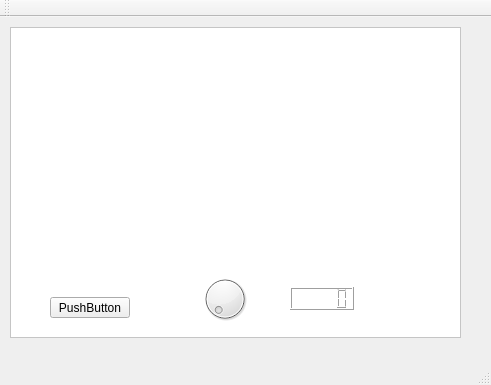
<?xml version="1.0" encoding="UTF-8"?>
<ui version="4.0">
 <class>MainWindow</class>
 <widget class="QMainWindow" name="MainWindow">
  <property name="geometry">
   <rect>
    <x>0</x>
    <y>0</y>
    <width>491</width>
    <height>385</height>
   </rect>
  </property>
  <property name="windowTitle">
   <string>MainWindow</string>
  </property>
  <widget class="QWidget" name="centralWidget">
   <widget class="QPushButton" name="pushButton">
    <property name="geometry">
     <rect>
      <x>50</x>
      <y>280</y>
      <width>80</width>
      <height>21</height>
     </rect>
    </property>
    <property name="text">
     <string>PushButton</string>
    </property>
   </widget>
   <widget class="QDial" name="dial">
    <property name="geometry">
     <rect>
      <x>200</x>
      <y>250</y>
      <width>50</width>
      <height>64</height>
     </rect>
    </property>
   </widget>
   <widget class="QLCDNumber" name="lcdNumber">
    <property name="geometry">
     <rect>
      <x>290</x>
      <y>270</y>
      <width>64</width>
      <height>23</height>
     </rect>
    </property>
   </widget>
   <widget class="QGraphicsView" name="graphicsView">
    <property name="enabled">
     <bool>true</bool>
    </property>
    <property name="geometry">
     <rect>
      <x>10</x>
      <y>10</y>
      <width>451</width>
      <height>311</height>
     </rect>
    </property>
    <property name="palette">
     <palette>
      <active>
       <colorrole role="WindowText">
        <brush brushstyle="SolidPattern">
         <color alpha="255">
          <red>0</red>
          <green>0</green>
          <blue>0</blue>
         </color>
        </brush>
       </colorrole>
       <colorrole role="Button">
        <brush brushstyle="SolidPattern">
         <color alpha="255">
          <red>255</red>
          <green>255</green>
          <blue>255</blue>
         </color>
        </brush>
       </colorrole>
       <colorrole role="Light">
        <brush brushstyle="SolidPattern">
         <color alpha="255">
          <red>255</red>
          <green>255</green>
          <blue>255</blue>
         </color>
        </brush>
       </colorrole>
       <colorrole role="Midlight">
        <brush brushstyle="SolidPattern">
         <color alpha="255">
          <red>255</red>
          <green>255</green>
          <blue>255</blue>
         </color>
        </brush>
       </colorrole>
       <colorrole role="Dark">
        <brush brushstyle="SolidPattern">
         <color alpha="255">
          <red>127</red>
          <green>127</green>
          <blue>127</blue>
         </color>
        </brush>
       </colorrole>
       <colorrole role="Mid">
        <brush brushstyle="SolidPattern">
         <color alpha="255">
          <red>170</red>
          <green>170</green>
          <blue>170</blue>
         </color>
        </brush>
       </colorrole>
       <colorrole role="Text">
        <brush brushstyle="SolidPattern">
         <color alpha="255">
          <red>0</red>
          <green>0</green>
          <blue>0</blue>
         </color>
        </brush>
       </colorrole>
       <colorrole role="BrightText">
        <brush brushstyle="SolidPattern">
         <color alpha="255">
          <red>255</red>
          <green>255</green>
          <blue>255</blue>
         </color>
        </brush>
       </colorrole>
       <colorrole role="ButtonText">
        <brush brushstyle="SolidPattern">
         <color alpha="255">
          <red>0</red>
          <green>0</green>
          <blue>0</blue>
         </color>
        </brush>
       </colorrole>
       <colorrole role="Base">
        <brush brushstyle="SolidPattern">
         <color alpha="255">
          <red>255</red>
          <green>255</green>
          <blue>255</blue>
         </color>
        </brush>
       </colorrole>
       <colorrole role="Window">
        <brush brushstyle="SolidPattern">
         <color alpha="255">
          <red>255</red>
          <green>255</green>
          <blue>255</blue>
         </color>
        </brush>
       </colorrole>
       <colorrole role="Shadow">
        <brush brushstyle="SolidPattern">
         <color alpha="255">
          <red>0</red>
          <green>0</green>
          <blue>0</blue>
         </color>
        </brush>
       </colorrole>
       <colorrole role="AlternateBase">
        <brush brushstyle="SolidPattern">
         <color alpha="255">
          <red>255</red>
          <green>255</green>
          <blue>255</blue>
         </color>
        </brush>
       </colorrole>
       <colorrole role="ToolTipBase">
        <brush brushstyle="SolidPattern">
         <color alpha="255">
          <red>255</red>
          <green>255</green>
          <blue>220</blue>
         </color>
        </brush>
       </colorrole>
       <colorrole role="ToolTipText">
        <brush brushstyle="SolidPattern">
         <color alpha="255">
          <red>0</red>
          <green>0</green>
          <blue>0</blue>
         </color>
        </brush>
       </colorrole>
       <colorrole role="PlaceholderText">
        <brush brushstyle="NoBrush">
         <color alpha="128">
          <red>0</red>
          <green>0</green>
          <blue>0</blue>
         </color>
        </brush>
       </colorrole>
      </active>
      <inactive>
       <colorrole role="WindowText">
        <brush brushstyle="SolidPattern">
         <color alpha="255">
          <red>0</red>
          <green>0</green>
          <blue>0</blue>
         </color>
        </brush>
       </colorrole>
       <colorrole role="Button">
        <brush brushstyle="SolidPattern">
         <color alpha="255">
          <red>255</red>
          <green>255</green>
          <blue>255</blue>
         </color>
        </brush>
       </colorrole>
       <colorrole role="Light">
        <brush brushstyle="SolidPattern">
         <color alpha="255">
          <red>255</red>
          <green>255</green>
          <blue>255</blue>
         </color>
        </brush>
       </colorrole>
       <colorrole role="Midlight">
        <brush brushstyle="SolidPattern">
         <color alpha="255">
          <red>255</red>
          <green>255</green>
          <blue>255</blue>
         </color>
        </brush>
       </colorrole>
       <colorrole role="Dark">
        <brush brushstyle="SolidPattern">
         <color alpha="255">
          <red>127</red>
          <green>127</green>
          <blue>127</blue>
         </color>
        </brush>
       </colorrole>
       <colorrole role="Mid">
        <brush brushstyle="SolidPattern">
         <color alpha="255">
          <red>170</red>
          <green>170</green>
          <blue>170</blue>
         </color>
        </brush>
       </colorrole>
       <colorrole role="Text">
        <brush brushstyle="SolidPattern">
         <color alpha="255">
          <red>0</red>
          <green>0</green>
          <blue>0</blue>
         </color>
        </brush>
       </colorrole>
       <colorrole role="BrightText">
        <brush brushstyle="SolidPattern">
         <color alpha="255">
          <red>255</red>
          <green>255</green>
          <blue>255</blue>
         </color>
        </brush>
       </colorrole>
       <colorrole role="ButtonText">
        <brush brushstyle="SolidPattern">
         <color alpha="255">
          <red>0</red>
          <green>0</green>
          <blue>0</blue>
         </color>
        </brush>
       </colorrole>
       <colorrole role="Base">
        <brush brushstyle="SolidPattern">
         <color alpha="255">
          <red>255</red>
          <green>255</green>
          <blue>255</blue>
         </color>
        </brush>
       </colorrole>
       <colorrole role="Window">
        <brush brushstyle="SolidPattern">
         <color alpha="255">
          <red>255</red>
          <green>255</green>
          <blue>255</blue>
         </color>
        </brush>
       </colorrole>
       <colorrole role="Shadow">
        <brush brushstyle="SolidPattern">
         <color alpha="255">
          <red>0</red>
          <green>0</green>
          <blue>0</blue>
         </color>
        </brush>
       </colorrole>
       <colorrole role="AlternateBase">
        <brush brushstyle="SolidPattern">
         <color alpha="255">
          <red>255</red>
          <green>255</green>
          <blue>255</blue>
         </color>
        </brush>
       </colorrole>
       <colorrole role="ToolTipBase">
        <brush brushstyle="SolidPattern">
         <color alpha="255">
          <red>255</red>
          <green>255</green>
          <blue>220</blue>
         </color>
        </brush>
       </colorrole>
       <colorrole role="ToolTipText">
        <brush brushstyle="SolidPattern">
         <color alpha="255">
          <red>0</red>
          <green>0</green>
          <blue>0</blue>
         </color>
        </brush>
       </colorrole>
       <colorrole role="PlaceholderText">
        <brush brushstyle="NoBrush">
         <color alpha="128">
          <red>0</red>
          <green>0</green>
          <blue>0</blue>
         </color>
        </brush>
       </colorrole>
      </inactive>
      <disabled>
       <colorrole role="WindowText">
        <brush brushstyle="SolidPattern">
         <color alpha="255">
          <red>0</red>
          <green>0</green>
          <blue>0</blue>
         </color>
        </brush>
       </colorrole>
       <colorrole role="Button">
        <brush brushstyle="SolidPattern">
         <color alpha="255">
          <red>255</red>
          <green>255</green>
          <blue>255</blue>
         </color>
        </brush>
       </colorrole>
       <colorrole role="Light">
        <brush brushstyle="SolidPattern">
         <color alpha="255">
          <red>255</red>
          <green>255</green>
          <blue>255</blue>
         </color>
        </brush>
       </colorrole>
       <colorrole role="Midlight">
        <brush brushstyle="SolidPattern">
         <color alpha="255">
          <red>255</red>
          <green>255</green>
          <blue>255</blue>
         </color>
        </brush>
       </colorrole>
       <colorrole role="Dark">
        <brush brushstyle="SolidPattern">
         <color alpha="255">
          <red>127</red>
          <green>127</green>
          <blue>127</blue>
         </color>
        </brush>
       </colorrole>
       <colorrole role="Mid">
        <brush brushstyle="SolidPattern">
         <color alpha="255">
          <red>170</red>
          <green>170</green>
          <blue>170</blue>
         </color>
        </brush>
       </colorrole>
       <colorrole role="Text">
        <brush brushstyle="SolidPattern">
         <color alpha="255">
          <red>0</red>
          <green>0</green>
          <blue>0</blue>
         </color>
        </brush>
       </colorrole>
       <colorrole role="BrightText">
        <brush brushstyle="SolidPattern">
         <color alpha="255">
          <red>255</red>
          <green>255</green>
          <blue>255</blue>
         </color>
        </brush>
       </colorrole>
       <colorrole role="ButtonText">
        <brush brushstyle="SolidPattern">
         <color alpha="255">
          <red>0</red>
          <green>0</green>
          <blue>0</blue>
         </color>
        </brush>
       </colorrole>
       <colorrole role="Base">
        <brush brushstyle="SolidPattern">
         <color alpha="255">
          <red>255</red>
          <green>255</green>
          <blue>255</blue>
         </color>
        </brush>
       </colorrole>
       <colorrole role="Window">
        <brush brushstyle="SolidPattern">
         <color alpha="255">
          <red>255</red>
          <green>255</green>
          <blue>255</blue>
         </color>
        </brush>
       </colorrole>
       <colorrole role="Shadow">
        <brush brushstyle="SolidPattern">
         <color alpha="255">
          <red>0</red>
          <green>0</green>
          <blue>0</blue>
         </color>
        </brush>
       </colorrole>
       <colorrole role="AlternateBase">
        <brush brushstyle="SolidPattern">
         <color alpha="255">
          <red>255</red>
          <green>255</green>
          <blue>255</blue>
         </color>
        </brush>
       </colorrole>
       <colorrole role="ToolTipBase">
        <brush brushstyle="SolidPattern">
         <color alpha="255">
          <red>255</red>
          <green>255</green>
          <blue>220</blue>
         </color>
        </brush>
       </colorrole>
       <colorrole role="ToolTipText">
        <brush brushstyle="SolidPattern">
         <color alpha="255">
          <red>0</red>
          <green>0</green>
          <blue>0</blue>
         </color>
        </brush>
       </colorrole>
       <colorrole role="PlaceholderText">
        <brush brushstyle="NoBrush">
         <color alpha="128">
          <red>0</red>
          <green>0</green>
          <blue>0</blue>
         </color>
        </brush>
       </colorrole>
      </disabled>
     </palette>
    </property>
    <property name="mouseTracking">
     <bool>false</bool>
    </property>
    <property name="styleSheet">
     <string notr="true">color: rgb(0, 0, 0);</string>
    </property>
    <property name="backgroundBrush">
     <brush brushstyle="NoBrush">
      <color alpha="255">
       <red>0</red>
       <green>0</green>
       <blue>0</blue>
      </color>
     </brush>
    </property>
    <property name="foregroundBrush">
     <brush brushstyle="NoBrush">
      <color alpha="255">
       <red>0</red>
       <green>0</green>
       <blue>0</blue>
      </color>
     </brush>
    </property>
   </widget>
   <zorder>graphicsView</zorder>
   <zorder>pushButton</zorder>
   <zorder>dial</zorder>
   <zorder>lcdNumber</zorder>
  </widget>
  <widget class="QMenuBar" name="menuBar">
   <property name="geometry">
    <rect>
     <x>0</x>
     <y>0</y>
     <width>491</width>
     <height>20</height>
    </rect>
   </property>
  </widget>
  <widget class="QToolBar" name="mainToolBar">
   <attribute name="toolBarArea">
    <enum>TopToolBarArea</enum>
   </attribute>
   <attribute name="toolBarBreak">
    <bool>false</bool>
   </attribute>
  </widget>
  <widget class="QStatusBar" name="statusBar"/>
 </widget>
 <layoutdefault spacing="6" margin="11"/>
 <resources/>
 <connections/>
</ui>
